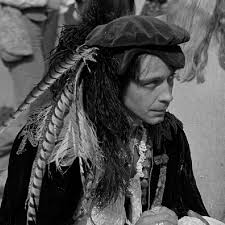
#> input picture image3.jpeg, 225 x 225 px, found by its file name
$ python code10.py
#> lines starting #> are read from the running program, lines starting #| are printed output that depends on the picture; after the words box and inside, x2 and y2 are one past the last pixel; in counts of white or black regions, pixels touching at a corner belong together
#convert an image from rgb to binary

from PIL import Image

#open rgb image
img = Image.open(r'C:\Users\SOUVIK MANNA\5th SEM\DIP\image3.jpeg')
#> img is the input picture: PIL image 225x225 RGB; min 0, max 243, mean 78.3

#convert rgb image to grayscale
gray_img = img.convert('L')

#set threshold value
threshold = 128

#convert grayscale image to binary using threshold
binary_img = gray_img.point(lambda x: 255 if x > threshold else 0)
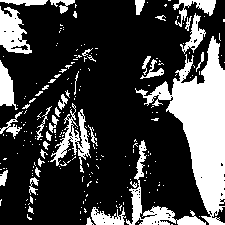
#> binary_img: PIL image 225x225 L; 25.9% white; 225 white regions (188 under 20 px), largest, box (x1, y1, x2, y2) and area: (135, 36, 225, 225) 6210, (126, 140, 206, 225) 1195, (0, 6, 32, 54) 894

#Display the binary image
binary_img.show()

#save the binary image
binary_img.save("binary_image.jpg")

$ run again, with image2.jpeg copied over image3.jpeg
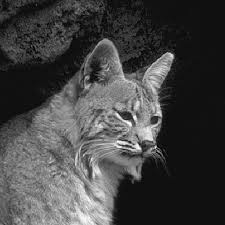
#> input picture image2.jpeg, 225 x 225 px, found by its file name
#> img is the input picture: PIL image 225x225 RGB; min 0, max 255, mean 67.1
#> `binary_img = gray_img.point(lambda x: 255 if x > threshold else 0)`:
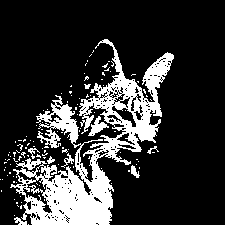
#> binary_img: PIL image 225x225 L; 20% white; 118 white regions (109 under 20 px), largest, box (x1, y1, x2, y2) and area: (10, 39, 174, 225) 9309, (88, 116, 109, 136) 170, (131, 165, 140, 178) 62

$ run again, with image4.jpeg copied over image3.jpeg
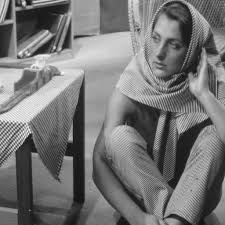
#> input picture image4.jpeg, 225 x 225 px, found by its file name
#> img is the input picture: PIL image 225x225 RGB; min 6, max 255, mean 117.8
#> `binary_img = gray_img.point(lambda x: 255 if x > threshold else 0)`:
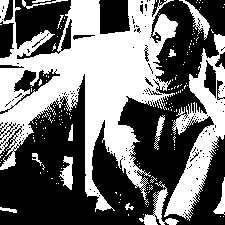
#> binary_img: PIL image 225x225 L; 44.1% white; 174 white regions (159 under 20 px), largest, box (x1, y1, x2, y2) and area: (0, 0, 178, 212) 16231, (164, 34, 225, 221) 4035, (139, 181, 179, 225) 486

$ run again, with image5.jpeg copied over image3.jpeg
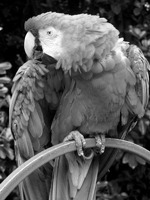
#> input picture image5.jpeg, 150 x 200 px, found by its file name
#> img is the input picture: PIL image 150x200 RGB; min 0, max 255, mean 89.2
#> `binary_img = gray_img.point(lambda x: 255 if x > threshold else 0)`:
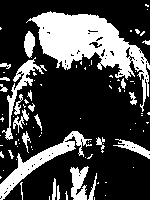
#> binary_img: PIL image 150x200 L; 27.5% white; 90 white regions (66 under 20 px), largest, box (x1, y1, x2, y2) and area: (26, 11, 150, 112) 4371, (0, 131, 92, 200) 1273, (2, 57, 47, 140) 607
